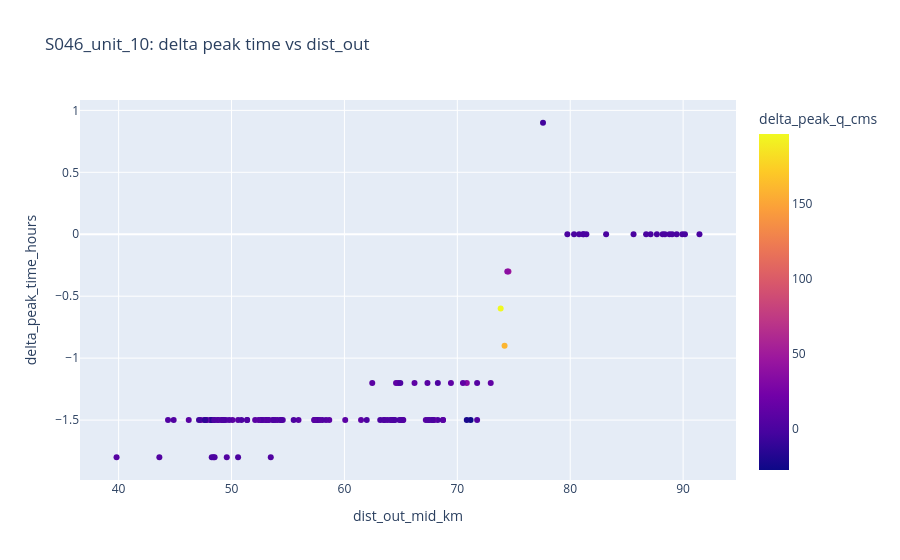

The cell this chart's notebook holds for it:
### Code cell
fig = plot_matched_link_difference_scatter(
    matched,
    x="dist_out_mid_km",
    y="delta_peak_time_hours",
    color="delta_peak_q_cms",
    title="S046_unit_10: delta peak time vs dist_out",
)
fig.show()
